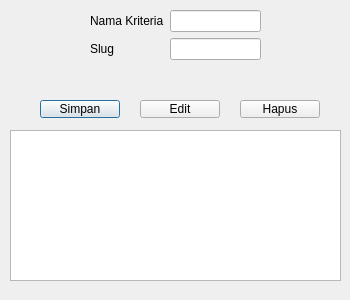
<?xml version="1.0" encoding="UTF-8"?>
<ui version="4.0">
 <class>kriteria</class>
 <widget class="QDialog" name="kriteria">
  <property name="geometry">
   <rect>
    <x>0</x>
    <y>0</y>
    <width>350</width>
    <height>300</height>
   </rect>
  </property>
  <property name="windowTitle">
   <string>Dialog</string>
  </property>
  <widget class="QWidget" name="formLayoutWidget">
   <property name="geometry">
    <rect>
     <x>90</x>
     <y>10</y>
     <width>171</width>
     <height>76</height>
    </rect>
   </property>
   <layout class="QFormLayout" name="formLayout">
    <item row="0" column="0">
     <widget class="QLabel" name="namaKriteriaLabel">
      <property name="text">
       <string>Nama Kriteria</string>
      </property>
     </widget>
    </item>
    <item row="0" column="1">
     <widget class="QLineEdit" name="namaKriteriaLineEdit"/>
    </item>
    <item row="1" column="0">
     <widget class="QLabel" name="slugLabel">
      <property name="text">
       <string>Slug</string>
      </property>
     </widget>
    </item>
    <item row="1" column="1">
     <widget class="QLineEdit" name="slugLineEdit"/>
    </item>
   </layout>
  </widget>
  <widget class="QPushButton" name="pushButton">
   <property name="geometry">
    <rect>
     <x>40</x>
     <y>100</y>
     <width>80</width>
     <height>18</height>
    </rect>
   </property>
   <property name="text">
    <string>Simpan</string>
   </property>
  </widget>
  <widget class="QPushButton" name="pushButton_2">
   <property name="geometry">
    <rect>
     <x>140</x>
     <y>100</y>
     <width>80</width>
     <height>18</height>
    </rect>
   </property>
   <property name="text">
    <string>Edit</string>
   </property>
  </widget>
  <widget class="QPushButton" name="pushButton_3">
   <property name="geometry">
    <rect>
     <x>240</x>
     <y>100</y>
     <width>80</width>
     <height>18</height>
    </rect>
   </property>
   <property name="text">
    <string>Hapus</string>
   </property>
  </widget>
  <widget class="QTableView" name="tableView">
   <property name="geometry">
    <rect>
     <x>10</x>
     <y>130</y>
     <width>331</width>
     <height>151</height>
    </rect>
   </property>
  </widget>
 </widget>
 <resources/>
 <connections/>
</ui>
